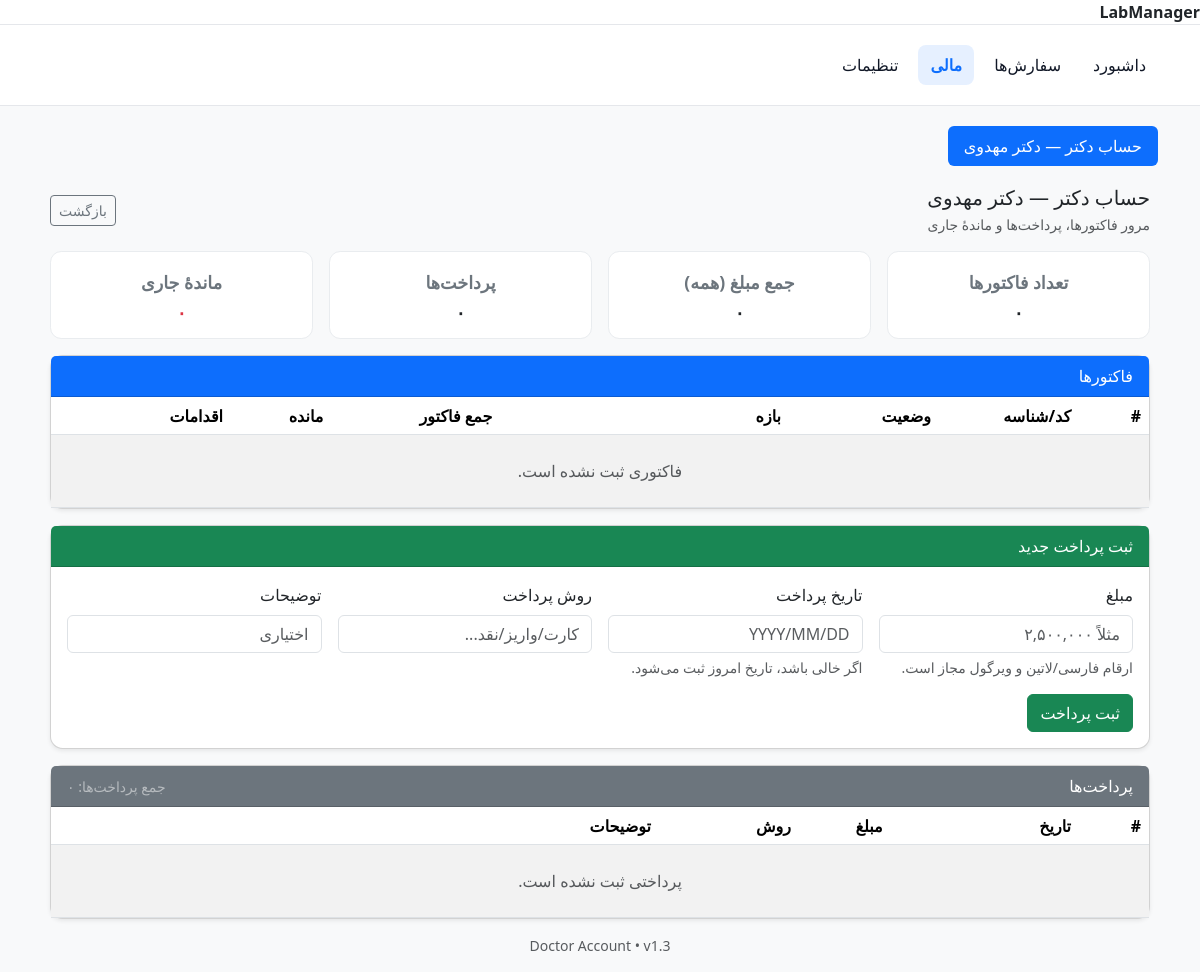
The app's page /billing/doctor/6/account/ (signed in), older data.
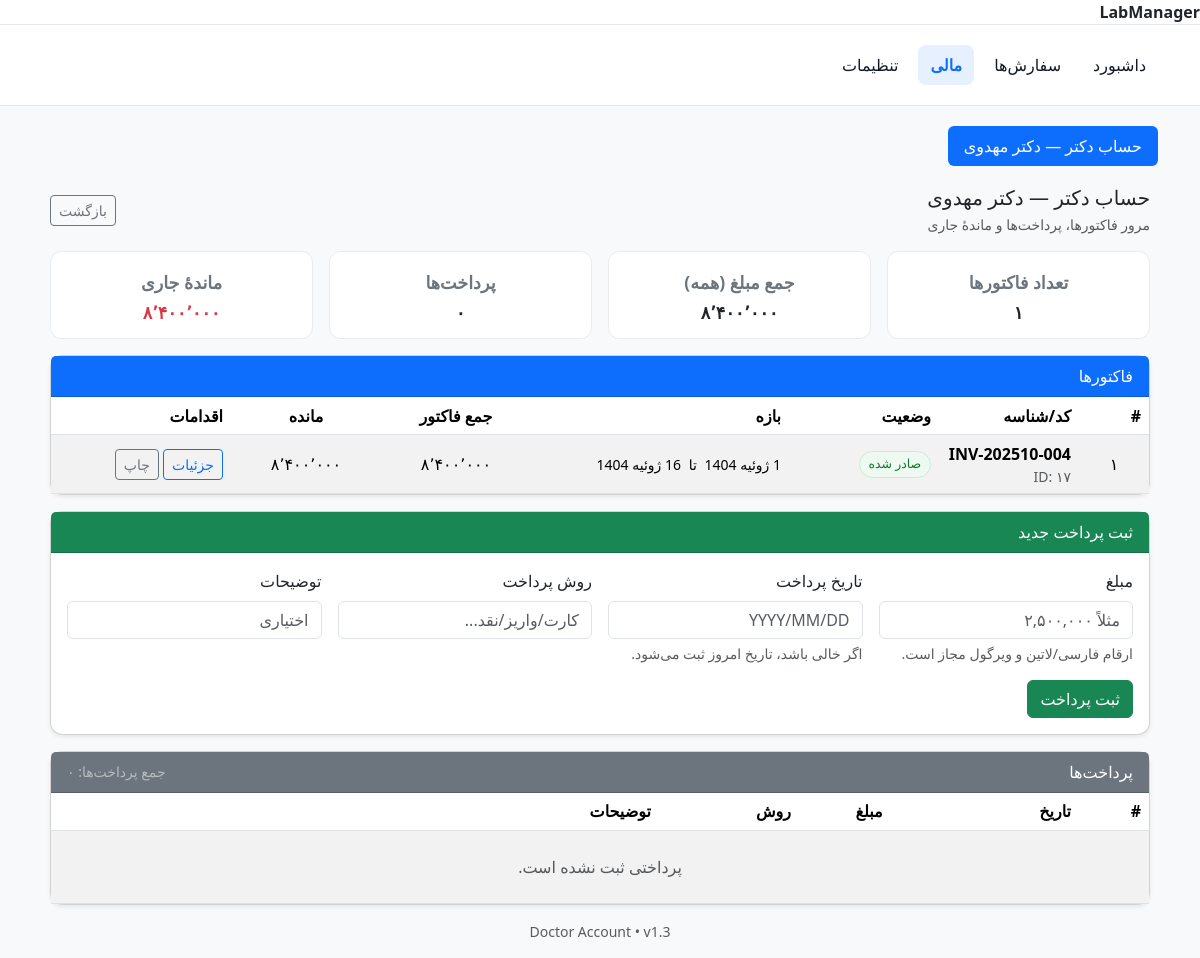
The same page, newer data.
### billing/models.py (models this page shows, shortened)
class Invoice(models.Model):
    class Status(models.TextChoices):
        DRAFT   = 'draft',   'Draft'
        ISSUED  = 'issued',  'Issued'
        PARTIAL = 'partial', 'Partial Paid'
        PAID    = 'paid',    'Paid'
    doctor = models.ForeignKey('core.Doctor', on_delete=models.PROTECT,
                               related_name='invoices', null=True, blank=True)
    code         = models.CharField(max_length=32, unique=True, blank=True)
    period_from  = models.DateField(null=True, blank=True)
    period_to    = models.DateField(null=True, blank=True)
    subtotal          = models.DecimalField(max_digits=14, decimal_places=2, default=Decimal('0.00'))
    previous_balance  = models.DecimalField(max_digits=14, decimal_places=2, default=Decimal('0.00'))
    payments_applied  = models.DecimalField(max_digits=14, decimal_places=2, default=Decimal('0.00'))
    grand_total       = models.DecimalField(max_digits=14, decimal_places=2, default=Decimal('0.00'))
    amount_due        = models.DecimalField(max_digits=14, decimal_places=2, default=Decimal('0.00'))
    status    = models.CharField(max_length=12, choices=Status.choices, default=Status.DRAFT)
    issued_at = models.DateTimeField(null=True, blank=True)
    notes     = models.TextField(blank=True)
    created_at = models.DateTimeField(auto_now_add=True)
    updated_at = models.DateTimeField(auto_now=True)
    class Meta:
        indexes = [
            models.Index(fields=['doctor']),
            models.Index(fields=['status']),
            models.Index(fields=['issued_at']),
        ]
        ordering = ['-issued_at', '-created_at']
    def recompute_totals(self):
        subtotal = self.lines.annotate(
            line_calc=ExpressionWrapper(
                F('unit_count') * F('unit_price'),
                output_field=DecimalField(max_digits=14, decimal_places=2)
            )
        ).aggregate(s=Coalesce(Sum('line_calc'), Decimal('0')))['s']
        grand_total = self.lines.aggregate(
            s=Coalesce(Sum('line_total'), Decimal('0'))
        )['s']
        self.subtotal = subtotal
        self.grand_total = grand_total
        self.amount_due = grand_total
        self.save(update_fields=['subtotal', 'grand_total', 'amount_due'])

### billing/views.py (the view)
# urls.py: path("doctor/<int:doctor_id>/account/", DoctorAccountView.as_view(), name="doctor_account"),  # مسیر اصلی
@method_decorator(login_required, name='dispatch')
class DoctorAccountView(View):
    def get(self, request: HttpRequest, doctor_id: int) -> HttpResponse:
        from core.models import Doctor
        from billing.models import Invoice
        try:
            from billing.models import DoctorPayment
        except Exception:
            DoctorPayment = None  # اگر مدل هنوز ساخته نشده
        doctor = get_object_or_404(Doctor, pk=doctor_id)
        invoices_qs = (
            Invoice.objects
            .filter(doctor=doctor)
            .prefetch_related('lines')
            .order_by('-issued_at', '-id')
        )
        invoices = list(invoices_qs)
        total_amount_all = Decimal('0')
        issued_val = getattr(Invoice.Status, 'ISSUED', 'issued')
        total_amount_issued = Decimal('0')
        amount_due_issued = Decimal('0')
        for inv in invoices:
            try:
                inv.recompute_totals()
            except Exception:
                pass
            d = _compute_display_totals(inv)
            inv.total_amount = d['total_amount']
            inv.amount_due   = d['amount_due']
            total_amount_all += d['total_amount']
            if inv.status == issued_val:
                total_amount_issued += d['total_amount']
                amount_due_issued   += d['amount_due']
        payments = []
        total_paid = Decimal('0')
        if DoctorPayment:
            payments = list(
                DoctorPayment.objects.filter(doctor=doctor).order_by('-date', '-id')
            )
            total_paid = DoctorPayment.objects.filter(doctor=doctor).aggregate(
                s=Coalesce(Sum('amount'), Decimal('0'))
            )['s'] or Decimal('0')
        running_balance = amount_due_issued
        context = {
            "doctor": doctor,
            "invoices": invoices,
            "payments": payments,
            "invoice_count": len(invoices),
            "total_amount_all": total_amount_all,
            "total_paid": total_paid,
            "running_balance": running_balance,
        }
        return render(request, "billing/doctor_account.html", context)

### billing/views.py (called while the page is built)
def _alloc_field_name():
    try:
        from billing.models import PaymentAllocation
        names = {f.name for f in PaymentAllocation._meta.get_fields()}
        if 'amount' in names:
            return 'amount'
        if 'amount_allocated' in names:
            return 'amount_allocated'
    except Exception:
        pass
    return None

### core/templatetags/num_extras.py (called while the page is built)
def _normalize_num(value) -> str:
    if value is None:
        return ""
    return str(value).strip().translate(TRANS)

@register.filter(name="commas")
def commas(value):
    s = _normalize_num(value)
    if s == "":
        return ""
    try:
        n_int = int(Decimal(s))
        return f"{n_int:,}"
    except (InvalidOperation, ValueError, TypeError):
        return value

@register.filter(name="commas_fa")
def commas_fa(value):
    res = commas(value)
    try:
        return str(res).replace(",", "٬")
    except Exception:
        return res

@register.filter(name="digits_fa")
def digits_fa(value):
    if value is None:
        return ""
    return str(value).translate(FA_DIGITS)

@register.filter(name="money_fa")
def money_fa(value):
    return digits_fa(commas_fa(value))

### billing/templates/billing/doctor_account.html (shortened to what the changed rows need)
{% extends "base_user_panel.html" %}
{% load static %}
{% load jalali_tags %}
{% load num_extras %}
{% block head_extra %}
  <link href="https://cdn.jsdelivr.net/npm/bootstrap@5.3.2/dist/css/bootstrap.min.css" rel="stylesheet">
  <link rel="stylesheet" href="https://cdn.jsdelivr.net/npm/persian-datepicker@1.2.0/dist/css/persian-datepicker.min.css">
{% endblock %}
{% block content %}
<div class="container-narrow">
  <div class="page-head mb-3">
    <div>
      <h1 class="h5 mb-1">حساب دکتر{% if doctor %} — {{ doctor.name }}{% endif %}</h1>
    </div>
  </div>
  <div class="row g-3 mb-3">
    <div class="col-6 col-md-3">
      <div class="metric">
        <div class="k muted">تعداد فاکتورها</div>
        <div class="v k">{{ invoice_count|default:0|int_fa }}</div>
      </div>
    </div>
    <div class="col-6 col-md-3">
      <div class="metric">
        <div class="k muted">جمع مبلغ (همه)</div>
        <div class="v k">{{ total_amount_all|default:0|money_fa }}</div>
      </div>
    </div>
    <div class="col-6 col-md-3">
      <div class="metric">
        <div class="k muted">ماندهٔ جاری</div>
        <div class="v k text-danger">{{ running_balance|default:0|money_fa }}</div>
      </div>
    </div>
  </div>
  <div class="card shadow-sm mb-3">
    <div class="card-body p-0">
      <div class="table-responsive">
        <table class="table table-sm table-striped align-middle mb-0">
          <thead>
            <tr>
              <th style="width:70px">#</th>
              <th style="width:140px">کد/شناسه</th>
              <th style="width:150px">وضعیت</th>
              <th>بازه</th>
              <th class="num" style="width:150px">جمع فاکتور</th>
              <th class="num" style="width:150px">مانده</th>
              <th style="width:180px">اقدامات</th>
            </tr>
          </thead>
          <tbody>
            {% if invoices %}
              {% for inv in invoices %}
                <tr>
                  <td class="num">{{ forloop.counter|int_fa }}</td>
                  <td>
                    {% if inv.code %}<strong>{{ inv.code }}</strong>{% else %}—{% endif %}
                    <div class="small text-muted">ID: {{ inv.id|int_fa }}</div>
                  </td>
                  <td>
                    {% if inv.status == 'draft' %}
                      <span class="status-chip status-draft">پیش‌نویس</span>
                    {% elif inv.status == 'issued' %}
                      <span class="status-chip status-issued">صادر شده</span>
                    {% else %}
                      <span class="badge bg-secondary-subtle text-secondary-emphasis">{{ inv.status }}</span>
                    {% endif %}
                  </td>
                  <td class="small">
                    <span class="mx-1">تا</span>
                    {% if inv.period_to %}{{ inv.period_to|to_jalali:"%Y/%m/%d" }}{% else %}—{% endif %}
                  </td>
                  <td class="num">{{ inv.total_amount|default:0|money_fa }}</td>
                  <td class="num">{{ inv.amount_due|default:0|money_fa }}</td>
                  <td class="actions">
                    <a class="btn btn-outline-primary btn-sm" href="/billing/invoices/{{ inv.id }}/">جزئیات</a>
                    <a class="btn btn-outline-secondary btn-sm" href="/billing/invoices/{{ inv.id }}/print/" target="_blank">چاپ</a>
                  </td>
                </tr>
              {% endfor %}
            {% else %}
              <tr><td colspan="7" class="text-center text-muted py-4">فاکتوری ثبت نشده است.</td></tr>
            {% endif %}
          </tbody>
        </table>
      </div>
    </div>
  </div>
  <div class="card shadow-sm">
    <div class="card-body p-0">
      <div class="table-responsive">
        <table class="table table-sm table-striped align-middle mb-0">
          <thead>
            <tr>
              <th style="width:70px">#</th>
              <th style="width:140px">تاریخ</th>
              <th class="num" style="width:140px">مبلغ</th>
              <th style="width:140px">روش</th>
              <th>توضیحات</th>
            </tr>
          </thead>
        </table>
      </div>
    </div>
  </div>
</div>
{% endblock %}

Row changes from the older to the newer data that the page shows:
added Invoice: code "INV-202510-004", id "۱۷", status "صادر شده", period_to|to_jalali "16 ژوئیه 1404", total_amount "۸٬۴۰۰٬۰۰۰", amount_due "۸٬۴۰۰٬۰۰۰"
Text that changed along with them:
{{ invoice_count|default:0|int_fa }}: "۰" → "۱"
{{ total_amount_all|default:0|money_fa }}: "۰" → "۸٬۴۰۰٬۰۰۰"
{{ running_balance|default:0|money_fa }}: "۰" → "۸٬۴۰۰٬۰۰۰"
text no longer shown: "فاکتوری ثبت نشده است."
